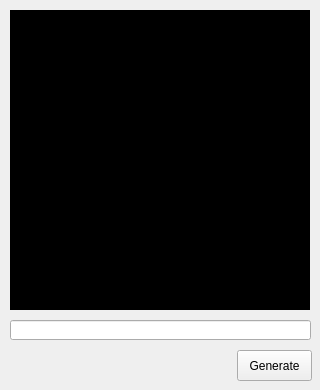
<?xml version="1.0" encoding="UTF-8"?>
<ui version="4.0">
 <class>Form</class>
 <widget class="QWidget" name="Form">
  <property name="geometry">
   <rect>
    <x>0</x>
    <y>0</y>
    <width>320</width>
    <height>390</height>
   </rect>
  </property>
  <property name="sizePolicy">
   <sizepolicy hsizetype="Minimum" vsizetype="Fixed">
    <horstretch>0</horstretch>
    <verstretch>0</verstretch>
   </sizepolicy>
  </property>
  <property name="minimumSize">
   <size>
    <width>320</width>
    <height>390</height>
   </size>
  </property>
  <property name="maximumSize">
   <size>
    <width>320</width>
    <height>390</height>
   </size>
  </property>
  <property name="windowTitle">
   <string>QRCODE App</string>
  </property>
  <widget class="QLabel" name="lblQrCode">
   <property name="geometry">
    <rect>
     <x>10</x>
     <y>10</y>
     <width>300</width>
     <height>300</height>
    </rect>
   </property>
   <property name="styleSheet">
    <string notr="true">background-color: rgb(0, 0, 0);</string>
   </property>
   <property name="text">
    <string/>
   </property>
  </widget>
  <widget class="QPushButton" name="btnQrGen">
   <property name="geometry">
    <rect>
     <x>237</x>
     <y>350</y>
     <width>75</width>
     <height>31</height>
    </rect>
   </property>
   <property name="text">
    <string>Generate</string>
   </property>
  </widget>
  <widget class="QLineEdit" name="txtQrData">
   <property name="geometry">
    <rect>
     <x>10</x>
     <y>320</y>
     <width>301</width>
     <height>20</height>
    </rect>
   </property>
  </widget>
 </widget>
 <resources/>
 <connections/>
</ui>
